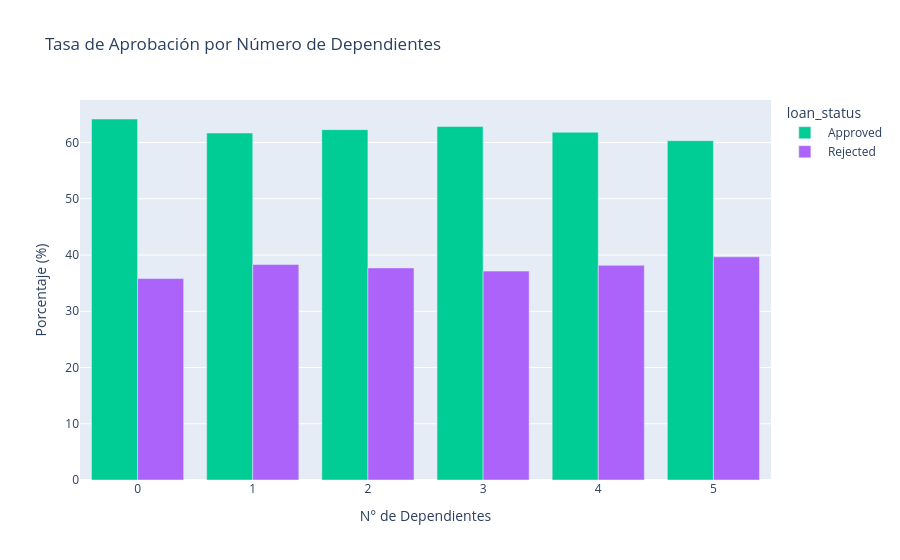

Notebook code cell kept with this figure:
### Markdown cell above
### 6.4 `no_of_dependents` vs `loan_status`

### Code cell
dep_noshow = pd.crosstab(df['no_of_dependents'], df['loan_status'], normalize='index') * 100

fig = px.bar(
    dep_noshow.reset_index().melt(id_vars='no_of_dependents', var_name='loan_status', value_name='Porcentaje'),
    x='no_of_dependents', y='Porcentaje', color='loan_status',
    barmode='group',
    color_discrete_map={'Approved': '#2ecc71', 'Rejected': '#e74c3c'},
    title='Tasa de Aprobación por Número de Dependientes',
    labels={'no_of_dependents': 'N° de Dependientes', 'Porcentaje': 'Porcentaje (%)'}
)
fig.show()

print('Distribución de loan_status por no_of_dependents:')
print(dep_noshow.round(1))

### Figure 1 — Plotly figure (JSON) as saved in the notebook; plotly's stock layout.template omitted (floating-point values rounded to 4 significant figures)
{"data": [{"alignmentgroup": "True", "hovertemplate": "loan_status= Approved<br>N° de Dependientes=%{x}<br>Porcentaje (%)=%{y}<extra></extra>", "legendgroup": " Approved", "marker": {"color": "#00cc96", "pattern": {"shape": ""}}, "name": " Approved", "offsetgroup": " Approved", "orientation": "v", "showlegend": true, "textposition": "auto", "type": "bar", "x": [0, 1, 2, 3, 4, 5], "xaxis": "x", "y": [64.19, 61.69, 62.29, 62.86, 61.84, 60.33], "yaxis": "y"}, {"alignmentgroup": "True", "hovertemplate": "loan_status= Rejected<br>N° de Dependientes=%{x}<br>Porcentaje (%)=%{y}<extra></extra>", "legendgroup": " Rejected", "marker": {"color": "#ab63fa", "pattern": {"shape": ""}}, "name": " Rejected", "offsetgroup": " Rejected", "orientation": "v", "showlegend": true, "textposition": "auto", "type": "bar", "x": [0, 1, 2, 3, 4, 5], "xaxis": "x", "y": [35.81, 38.31, 37.71, 37.14, 38.16, 39.67], "yaxis": "y"}], "layout": {"barmode": "group", "legend": {"title": {"text": "loan_status"}, "tracegroupgap": 0}, "title": {"text": "Tasa de Aprobación por Número de Dependientes"}, "xaxis": {"anchor": "y", "domain": [0, 1], "title": {"text": "N° de Dependientes"}}, "yaxis": {"anchor": "x", "domain": [0, 1], "title": {"text": "Porcentaje (%)"}}}}
